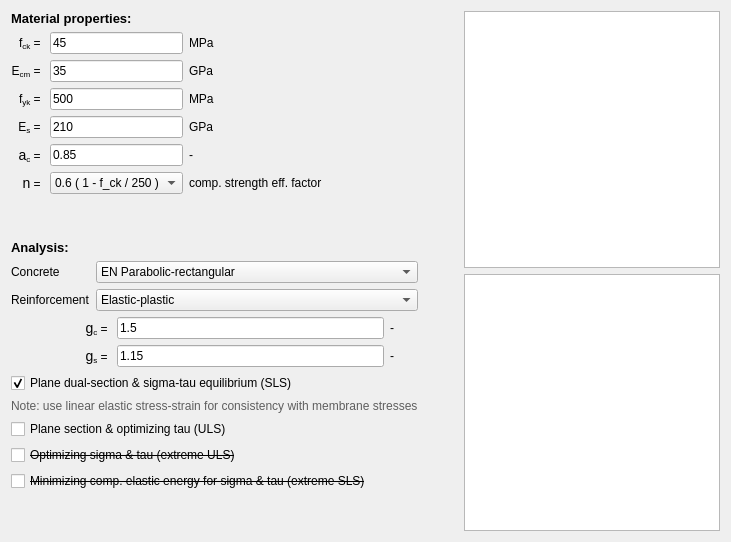
        <widget class="QWidget" name="tab_materials">
         <attribute name="title">
          <string>Materials &amp;&amp; Analysis</string>
         </attribute>
         <layout class="QHBoxLayout" name="horizontalLayout">
          <item>
           <layout class="QGridLayout" name="InputGrid">
            <item row="0" column="0">
             <layout class="QHBoxLayout" name="Material">
              <item>
               <layout class="QVBoxLayout" name="Input_verticalLayout">
                <item>
                 <widget class="QLabel" name="label_3">
                  <property name="font">
                   <font>
                    <pointsize>10</pointsize>
                    <weight>75</weight>
                    <bold>true</bold>
                   </font>
                  </property>
                  <property name="text">
                   <string>Material properties:</string>
                  </property>
                 </widget>
                </item>
                <item>
                 <layout class="QGridLayout" name="gridLayout_3">
                  <item row="0" column="3">
                   <widget class="QLabel" name="label_17">
                    <property name="font">
                     <font>
                      <pointsize>9</pointsize>
                     </font>
                    </property>
                    <property name="text">
                     <string>MPa</string>
                    </property>
                   </widget>
                  </item>
                  <item row="1" column="0">
                   <widget class="QLabel" name="label_13">
                    <property name="font">
                     <font>
                      <pointsize>9</pointsize>
                     </font>
                    </property>
                    <property name="text">
                     <string>&lt;html&gt;&lt;head/&gt;&lt;body&gt;&lt;p&gt;E&lt;span style=&quot; vertical-align:sub;&quot;&gt;cm&lt;/span&gt; = &lt;/p&gt;&lt;/body&gt;&lt;/html&gt;</string>
                    </property>
                    <property name="alignment">
                     <set>Qt::AlignRight|Qt::AlignTrailing|Qt::AlignVCenter</set>
                    </property>
                   </widget>
                  </item>
                  <item row="2" column="2">
                   <widget class="QLineEdit" name="lineEdit_f_yk">
                    <property name="font">
                     <font>
                      <pointsize>9</pointsize>
                     </font>
                    </property>
                    <property name="text">
                     <string>500</string>
                    </property>
                   </widget>
                  </item>
                  <item row="0" column="2">
                   <widget class="QLineEdit" name="lineEdit_f_ck">
                    <property name="font">
                     <font>
                      <pointsize>9</pointsize>
                     </font>
                    </property>
                    <property name="text">
                     <string>45</string>
                    </property>
                   </widget>
                  </item>
                  <item row="1" column="2">
                   <widget class="QLineEdit" name="lineEdit_E_cm">
                    <property name="font">
                     <font>
                      <pointsize>9</pointsize>
                     </font>
                    </property>
                    <property name="text">
                     <string>35</string>
                    </property>
                   </widget>
                  </item>
                  <item row="0" column="0">
                   <widget class="QLabel" name="label_12">
                    <property name="font">
                     <font>
                      <pointsize>9</pointsize>
                     </font>
                    </property>
                    <property name="text">
                     <string>&lt;html&gt;&lt;head/&gt;&lt;body&gt;&lt;p&gt;f&lt;span style=&quot; vertical-align:sub;&quot;&gt;ck&lt;/span&gt; = &lt;/p&gt;&lt;/body&gt;&lt;/html&gt;</string>
                    </property>
                    <property name="alignment">
                     <set>Qt::AlignRight|Qt::AlignTrailing|Qt::AlignVCenter</set>
                    </property>
                   </widget>
                  </item>
                  <item row="3" column="2">
                   <widget class="QLineEdit" name="lineEdit_E_s">
                    <property name="font">
                     <font>
                      <pointsize>9</pointsize>
                     </font>
                    </property>
                    <property name="text">
                     <string>210</string>
                    </property>
                   </widget>
                  </item>
                  <item row="2" column="0">
                   <widget class="QLabel" name="label_14">
                    <property name="font">
                     <font>
                      <pointsize>9</pointsize>
                     </font>
                    </property>
                    <property name="text">
                     <string>&lt;html&gt;&lt;head/&gt;&lt;body&gt;&lt;p&gt;f&lt;span style=&quot; vertical-align:sub;&quot;&gt;yk&lt;/span&gt; = &lt;/p&gt;&lt;/body&gt;&lt;/html&gt;</string>
                    </property>
                    <property name="alignment">
                     <set>Qt::AlignRight|Qt::AlignTrailing|Qt::AlignVCenter</set>
                    </property>
                   </widget>
                  </item>
                  <item row="3" column="0">
                   <widget class="QLabel" name="label_15">
                    <property name="font">
                     <font>
                      <pointsize>9</pointsize>
                     </font>
                    </property>
                    <property name="text">
                     <string>&lt;html&gt;&lt;head/&gt;&lt;body&gt;&lt;p&gt;E&lt;span style=&quot; vertical-align:sub;&quot;&gt;s&lt;/span&gt; = &lt;/p&gt;&lt;/body&gt;&lt;/html&gt;</string>
                    </property>
                    <property name="alignment">
                     <set>Qt::AlignRight|Qt::AlignTrailing|Qt::AlignVCenter</set>
                    </property>
                   </widget>
                  </item>
                  <item row="1" column="3">
                   <widget class="QLabel" name="label_19">
                    <property name="font">
                     <font>
                      <pointsize>9</pointsize>
                     </font>
                    </property>
                    <property name="text">
                     <string>GPa</string>
                    </property>
                   </widget>
                  </item>
                  <item row="2" column="3">
                   <widget class="QLabel" name="label_20">
                    <property name="font">
                     <font>
                      <pointsize>9</pointsize>
                     </font>
                    </property>
                    <property name="text">
                     <string>MPa</string>
                    </property>
                   </widget>
                  </item>
                  <item row="3" column="3">
                   <widget class="QLabel" name="label_21">
                    <property name="font">
                     <font>
                      <pointsize>9</pointsize>
                     </font>
                    </property>
                    <property name="text">
                     <string>GPa</string>
                    </property>
                   </widget>
                  </item>
                  <item row="4" column="3">
                   <widget class="QLabel" name="label_7">
                    <property name="font">
                     <font>
                      <pointsize>9</pointsize>
                     </font>
                    </property>
                    <property name="text">
                     <string>-</string>
                    </property>
                   </widget>
                  </item>
                  <item row="4" column="2">
                   <widget class="QLineEdit" name="lineEdit_alpha_cc">
                    <property name="font">
                     <font>
                      <pointsize>9</pointsize>
                     </font>
                    </property>
                    <property name="text">
                     <string>0.85</string>
                    </property>
                   </widget>
                  </item>
                  <item row="4" column="0">
                   <widget class="QLabel" name="label_6">
                    <property name="font">
                     <font>
                      <pointsize>9</pointsize>
                     </font>
                    </property>
                    <property name="text">
                     <string>&lt;html&gt;&lt;head/&gt;&lt;body&gt;&lt;p&gt;&lt;span style=&quot; font-family:'Symbol'; font-size:large;&quot;&gt;a&lt;/span&gt;&lt;span style=&quot; vertical-align:sub;&quot;&gt;c&lt;/span&gt; = &lt;/p&gt;&lt;/body&gt;&lt;/html&gt;</string>
                    </property>
                    <property name="alignment">
                     <set>Qt::AlignRight|Qt::AlignTrailing|Qt::AlignVCenter</set>
                    </property>
                   </widget>
                  </item>
                  <item row="5" column="0">
                   <widget class="QLabel" name="label_23">
                    <property name="font">
                     <font>
                      <pointsize>9</pointsize>
                     </font>
                    </property>
                    <property name="text">
                     <string>&lt;html&gt;&lt;head/&gt;&lt;body&gt;&lt;p&gt;&lt;span style=&quot; font-family:'Symbol'; font-size:large;&quot;&gt;n&lt;/span&gt;&lt;span style=&quot; vertical-align:sub;&quot;&gt;&lt;/span&gt; = &lt;/p&gt;&lt;/body&gt;&lt;/html&gt;</string>
                    </property>
                    <property name="alignment">
                     <set>Qt::AlignRight|Qt::AlignTrailing|Qt::AlignVCenter</set>
                    </property>
                   </widget>
                  </item>
                  <item row="5" column="2">
                   <widget class="QComboBox" name="comboBox_nu">
                    <property name="font">
                     <font>
                      <pointsize>9</pointsize>
                     </font>
                    </property>
                    <item>
                     <property name="text">
                      <string>0.6 ( 1 - f_ck / 250 )</string>
                     </property>
                    </item>
                   </widget>
                  </item>
                  <item row="5" column="3">
                   <widget class="QLabel" name="label_10">
                    <property name="font">
                     <font>
                      <pointsize>9</pointsize>
                     </font>
                    </property>
                    <property name="text">
                     <string>comp. strength eff. factor</string>
                    </property>
                   </widget>
                  </item>
                 </layout>
                </item>
                <item>
                 <spacer name="verticalSpacer_4">
                  <property name="orientation">
                   <enum>Qt::Vertical</enum>
                  </property>
                  <property name="sizeHint" stdset="0">
                   <size>
                    <width>20</width>
                    <height>40</height>
                   </size>
                  </property>
                 </spacer>
                </item>
               </layout>
              </item>
              <item>
               <spacer name="horizontalSpacer_2">
                <property name="orientation">
                 <enum>Qt::Horizontal</enum>
                </property>
                <property name="sizeHint" stdset="0">
                 <size>
                  <width>40</width>
                  <height>20</height>
                 </size>
                </property>
               </spacer>
              </item>
             </layout>
            </item>
            <item row="1" column="0">
             <layout class="QHBoxLayout" name="Analysis">
              <item>
               <layout class="QVBoxLayout" name="Input_verticalLayout_2">
                <item>
                 <widget class="QLabel" name="label_4">
                  <property name="font">
                   <font>
                    <pointsize>10</pointsize>
                    <weight>75</weight>
                    <bold>true</bold>
                   </font>
                  </property>
                  <property name="text">
                   <string>Analysis:</string>
                  </property>
                 </widget>
                </item>
                <item>
                 <layout class="QFormLayout" name="formLayout_2">
                  <item row="0" column="1">
                   <widget class="QComboBox" name="comboBox_concrete">
                    <property name="font">
                     <font>
                      <pointsize>9</pointsize>
                     </font>
                    </property>
                    <item>
                     <property name="text">
                      <string>EN Parabolic-rectangular</string>
                     </property>
                    </item>
                    <item>
                     <property name="text">
                      <string>EN Bi-linear</string>
                     </property>
                    </item>
                    <item>
                     <property name="text">
                      <string>EN Nonlinear</string>
                     </property>
                    </item>
                   </widget>
                  </item>
                  <item row="1" column="0">
                   <widget class="QLabel" name="label_11">
                    <property name="font">
                     <font>
                      <pointsize>9</pointsize>
                     </font>
                    </property>
                    <property name="text">
                     <string>Reinforcement</string>
                    </property>
                   </widget>
                  </item>
                  <item row="1" column="1">
                   <widget class="QComboBox" name="comboBox_reinf">
                    <property name="font">
                     <font>
                      <pointsize>9</pointsize>
                     </font>
                    </property>
                    <item>
                     <property name="text">
                      <string>Elastic-plastic</string>
                     </property>
                    </item>
                   </widget>
                  </item>
                  <item row="0" column="0">
                   <widget class="QLabel" name="label_22">
                    <property name="font">
                     <font>
                      <pointsize>9</pointsize>
                     </font>
                    </property>
                    <property name="text">
                     <string>Concrete</string>
                    </property>
                   </widget>
                  </item>
                 </layout>
                </item>
                <item>
                 <layout class="QGridLayout" name="gridLayout_4">
                  <item row="1" column="1">
                   <widget class="QLineEdit" name="lineEdit_gamma_c">
                    <property name="sizePolicy">
                     <sizepolicy hsizetype="Expanding" vsizetype="Fixed">
                      <horstretch>0</horstretch>
                      <verstretch>0</verstretch>
                     </sizepolicy>
                    </property>
                    <property name="font">
                     <font>
                      <pointsize>9</pointsize>
                     </font>
                    </property>
                    <property name="text">
                     <string>1.5</string>
                    </property>
                   </widget>
                  </item>
                  <item row="3" column="1">
                   <widget class="QLineEdit" name="lineEdit_gamma_s">
                    <property name="font">
                     <font>
                      <pointsize>9</pointsize>
                     </font>
                    </property>
                    <property name="text">
                     <string>1.15</string>
                    </property>
                   </widget>
                  </item>
                  <item row="3" column="0">
                   <widget class="QLabel" name="label_9">
                    <property name="minimumSize">
                     <size>
                      <width>100</width>
                      <height>0</height>
                     </size>
                    </property>
                    <property name="font">
                     <font>
                      <pointsize>9</pointsize>
                     </font>
                    </property>
                    <property name="text">
                     <string>&lt;html&gt;&lt;head/&gt;&lt;body&gt;&lt;p&gt;&lt;span style=&quot; font-family:'Symbol'; font-size:large;&quot;&gt;g&lt;/span&gt;&lt;span style=&quot; vertical-align:sub;&quot;&gt;s&lt;/span&gt; = &lt;/p&gt;&lt;/body&gt;&lt;/html&gt;</string>
                    </property>
                    <property name="alignment">
                     <set>Qt::AlignRight|Qt::AlignTrailing|Qt::AlignVCenter</set>
                    </property>
                   </widget>
                  </item>
                  <item row="1" column="0">
                   <widget class="QLabel" name="label_8">
                    <property name="sizePolicy">
                     <sizepolicy hsizetype="Preferred" vsizetype="Preferred">
                      <horstretch>0</horstretch>
                      <verstretch>0</verstretch>
                     </sizepolicy>
                    </property>
                    <property name="minimumSize">
                     <size>
                      <width>100</width>
                      <height>0</height>
                     </size>
                    </property>
                    <property name="baseSize">
                     <size>
                      <width>0</width>
                      <height>0</height>
                     </size>
                    </property>
                    <property name="font">
                     <font>
                      <pointsize>9</pointsize>
                     </font>
                    </property>
                    <property name="text">
                     <string>&lt;html&gt;&lt;head/&gt;&lt;body&gt;&lt;p&gt;&lt;span style=&quot; font-family:'Symbol'; font-size:large;&quot;&gt;g&lt;/span&gt;&lt;span style=&quot; vertical-align:sub;&quot;&gt;c&lt;/span&gt; = &lt;/p&gt;&lt;/body&gt;&lt;/html&gt;</string>
                    </property>
                    <property name="alignment">
                     <set>Qt::AlignRight|Qt::AlignTrailing|Qt::AlignVCenter</set>
                    </property>
                   </widget>
                  </item>
                  <item row="1" column="2">
                   <widget class="QLabel" name="label_28">
                    <property name="font">
                     <font>
                      <pointsize>9</pointsize>
                     </font>
                    </property>
                    <property name="text">
                     <string>-       </string>
                    </property>
                   </widget>
                  </item>
                  <item row="3" column="2">
                   <widget class="QLabel" name="label_35">
                    <property name="font">
                     <font>
                      <pointsize>9</pointsize>
                     </font>
                    </property>
                    <property name="text">
                     <string>-       </string>
                    </property>
                   </widget>
                  </item>
                 </layout>
                </item>
                <item>
                 <widget class="QCheckBox" name="checkBox_analSLS_1">
                  <property name="font">
                   <font>
                    <pointsize>9</pointsize>
                   </font>
                  </property>
                  <property name="statusTip">
                   <string> Note: use linear elastic stress-strain for consistency with disk stresses</string>
                  </property>
                  <property name="text">
                   <string>Plane dual-section &amp;&amp; sigma-tau equilibrium (SLS)</string>
                  </property>
                  <property name="checked">
                   <bool>true</bool>
                  </property>
                  <property name="tristate">
                   <bool>false</bool>
                  </property>
                 </widget>
                </item>
                <item>
                 <widget class="QLabel" name="label_18">
                  <property name="text">
                   <string>&lt;html&gt;&lt;head/&gt;&lt;body&gt;&lt;p&gt;&lt;span style=&quot; color:#5e5e5e;&quot;&gt;Note: use linear elastic stress-strain for consistency with membrane stresses&lt;/span&gt;&lt;/p&gt;&lt;/body&gt;&lt;/html&gt;</string>
                  </property>
                 </widget>
                </item>
                <item>
                 <widget class="QCheckBox" name="checkBox_analULS_1">
                  <property name="font">
                   <font>
                    <pointsize>9</pointsize>
                   </font>
                  </property>
                  <property name="text">
                   <string>Plane section &amp;&amp; optimizing tau (ULS)</string>
                  </property>
                  <property name="checked">
                   <bool>false</bool>
                  </property>
                 </widget>
                </item>
                <item>
                 <widget class="QCheckBox" name="checkBox_analULS_2">
                  <property name="font">
                   <font>
                    <pointsize>9</pointsize>
                    <strikeout>true</strikeout>
                   </font>
                  </property>
                  <property name="text">
                   <string>Optimizing sigma &amp;&amp; tau (extreme ULS)</string>
                  </property>
                  <property name="checkable">
                   <bool>false</bool>
                  </property>
                 </widget>
                </item>
                <item>
                 <widget class="QCheckBox" name="checkBox_analSLS_2">
                  <property name="font">
                   <font>
                    <pointsize>9</pointsize>
                    <strikeout>true</strikeout>
                   </font>
                  </property>
                  <property name="text">
                   <string>Minimizing comp. elastic energy for sigma &amp;&amp; tau (extreme SLS)</string>
                  </property>
                  <property name="checkable">
                   <bool>false</bool>
                  </property>
                 </widget>
                </item>
                <item>
                 <spacer name="verticalSpacer">
                  <property name="orientation">
                   <enum>Qt::Vertical</enum>
                  </property>
                  <property name="sizeHint" stdset="0">
                   <size>
                    <width>20</width>
                    <height>40</height>
                   </size>
                  </property>
                 </spacer>
                </item>
               </layout>
              </item>
              <item>
               <spacer name="horizontalSpacer_3">
                <property name="orientation">
                 <enum>Qt::Horizontal</enum>
                </property>
                <property name="sizeHint" stdset="0">
                 <size>
                  <width>40</width>
                  <height>20</height>
                 </size>
                </property>
               </spacer>
              </item>
             </layout>
            </item>
           </layout>
          </item>
          <item>
           <layout class="QVBoxLayout" name="PlotLayout">
            <item>
             <widget class="QGraphicsView" name="graphicsViewConcrete"/>
            </item>
            <item>
             <widget class="QGraphicsView" name="graphicsViewReinforcement"/>
            </item>
           </layout>
          </item>
         </layout>
        </widget>
